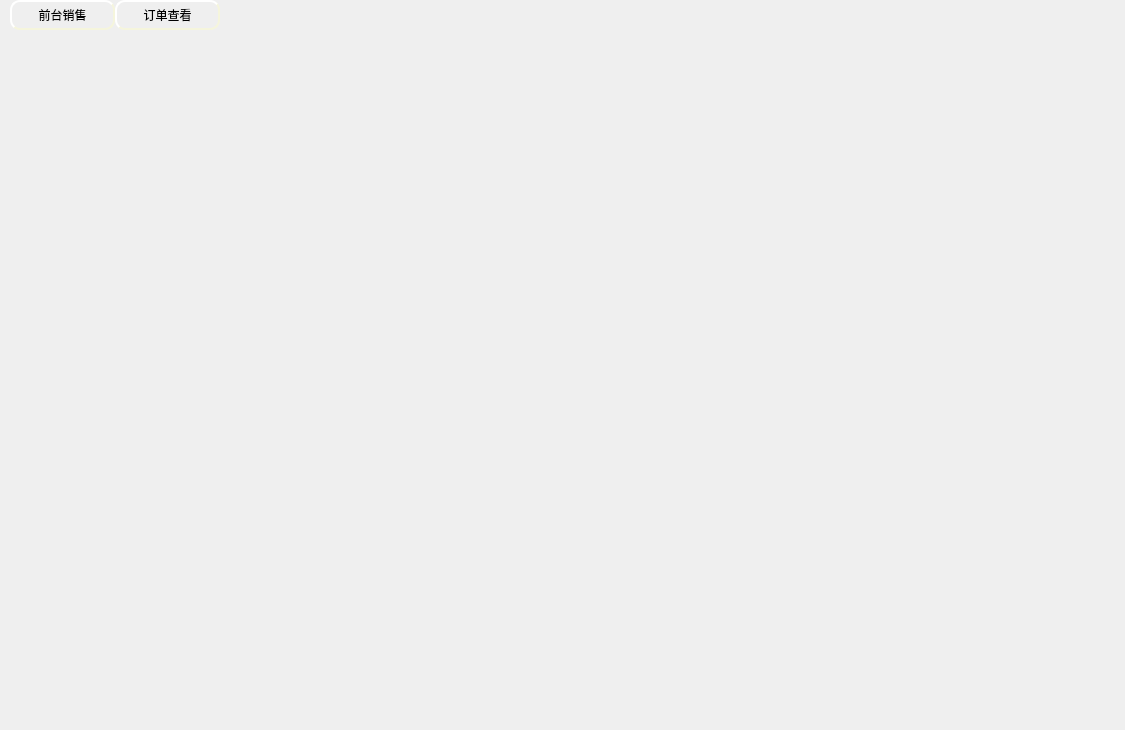
<?xml version="1.0" encoding="UTF-8"?>
<ui version="4.0">
 <class>SaleWidget</class>
 <widget class="QWidget" name="SaleWidget">
  <property name="geometry">
   <rect>
    <x>0</x>
    <y>0</y>
    <width>1125</width>
    <height>730</height>
   </rect>
  </property>
  <property name="windowTitle">
   <string>Form</string>
  </property>
  <widget class="QPushButton" name="pb_localcom">
   <property name="geometry">
    <rect>
     <x>115</x>
     <y>0</y>
     <width>105</width>
     <height>30</height>
    </rect>
   </property>
   <property name="styleSheet">
    <string notr="true">QPushButton{
	background-image: url(:/ico/pb1.jpg);
    border-style: outset;
    border-width: 2px;
    border-radius: 10px;
    border-color: beige;
    min-width: 5em;
    padding: 6px;
}
QPushButton:hover
{
	
	background-image: url(:/ico/pb.jpg);
    border-style: inset;
}

QPushButton:pressed{
	
	background-image: url(:/ico/pb2.jpg);
    border-style: inset;
}


</string>
   </property>
   <property name="text">
    <string>订单查看</string>
   </property>
  </widget>
  <widget class="QPushButton" name="pb_come">
   <property name="geometry">
    <rect>
     <x>10</x>
     <y>0</y>
     <width>105</width>
     <height>30</height>
    </rect>
   </property>
   <property name="styleSheet">
    <string notr="true">QPushButton{
	background-image: url(:/ico/pb1.jpg);
    border-style: outset;
    border-width: 2px;
    border-radius: 10px;
    border-color: beige;
    min-width: 5em;
    padding: 6px;
}
QPushButton:hover
{
	
	background-image: url(:/ico/pb.jpg);
    border-style: inset;
}

QPushButton:pressed{
	
	background-image: url(:/ico/pb2.jpg);
    border-style: inset;
}


</string>
   </property>
   <property name="text">
    <string>前台销售</string>
   </property>
  </widget>
  <widget class="QWidget" name="widget" native="true">
   <property name="geometry">
    <rect>
     <x>0</x>
     <y>30</y>
     <width>1125</width>
     <height>695</height>
    </rect>
   </property>
  </widget>
 </widget>
 <resources/>
 <connections/>
</ui>
